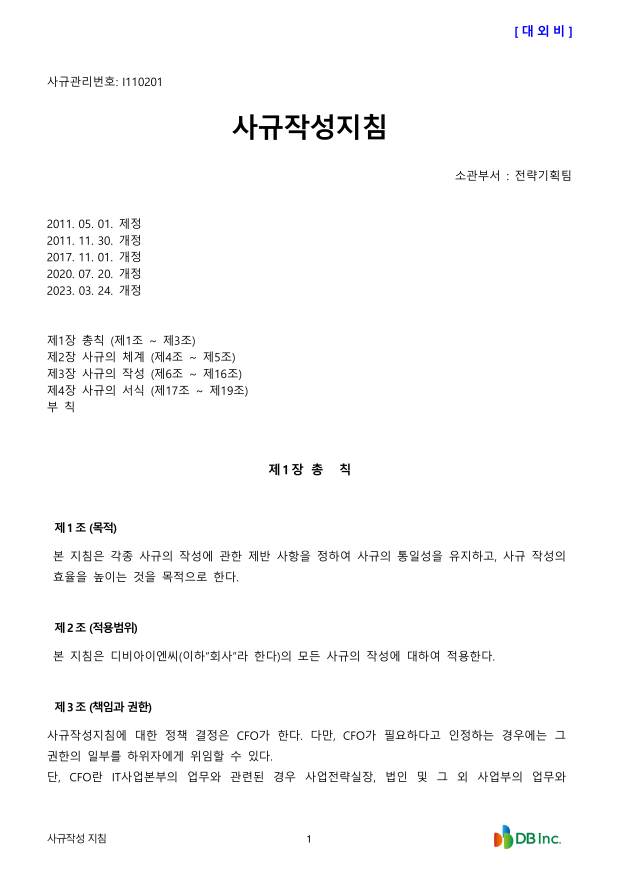
#> input picture layout_analyzer/.temp/0b9a3b56-bd97-11ef-a341-6fc55106dde7/I110201_사규작성지침.pdf/image/page_1.png, 2481 x 3508 px (shown at 1/4 size)
$ python -i image.py   (imports and definitions only)
#> lines starting #> are read from the running program, lines starting #| are printed output that depends on the picture; after the words box and inside, x2 and y2 are one past the last pixel; in counts of white or black regions, pixels touching at a corner belong together
import cv2
import numpy as np
import os
import sys


# [85 lines left out: functions bitwise_or, crop_image, not called in this run]

def dilate(image: np.ndarray, empty: bool=False, iterations: int=3,
           kernel_size: tuple=(3, 1), max_value: int=1, thresh: int=128,
           type: int=cv2.THRESH_BINARY_INV) -> tuple[list, bool]:

#> called with empty = False, iterations = 3, kernel_size = (3, 1), max_value = 1, thresh = 128, type = 1
    dst: np.ndarray = threshold(
        image,
        max_value,
        thresh,
        type,
    )
#> in threshold, `_, dst = cv2.threshold( gray, thresh, max_value, type, )`:
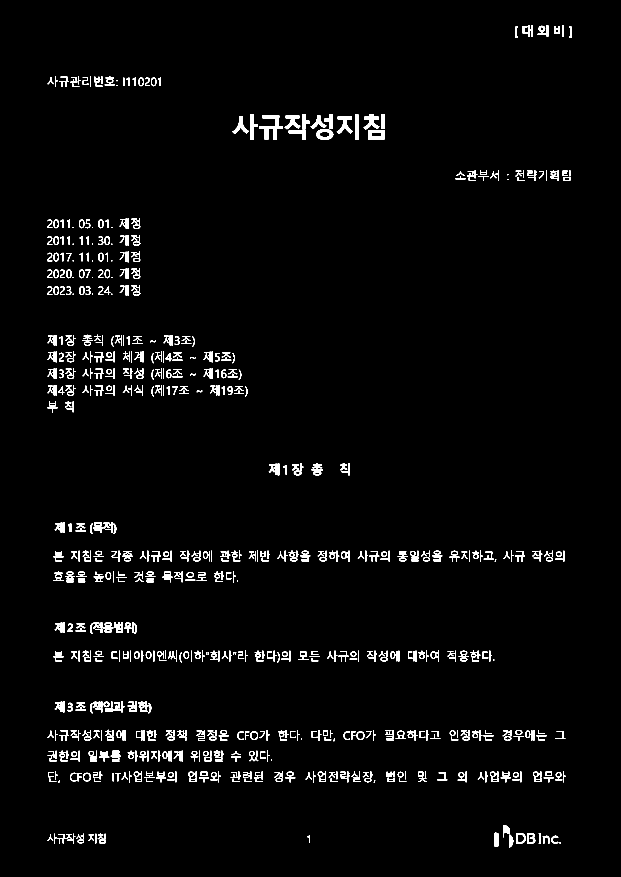
#> dst: shape (3508, 2481) (shown at 1/4 size); values 0 (black) and 1 (white), 2% white; 830 white regions (23 under 20 px), largest, box (x1, y1, x2, y2) and area: (1036, 462, 1131, 560) 3461, (1347, 466, 1411, 536) 1882, (1472, 521, 1539, 557) 1838
    kernel: np.ndarray = cv2.getStructuringElement(
        cv2.MORPH_RECT,
        kernel_size,
    )
    dilated: np.ndarray = cv2.dilate(
        dst,
        kernel,
        iterations=iterations,
    )
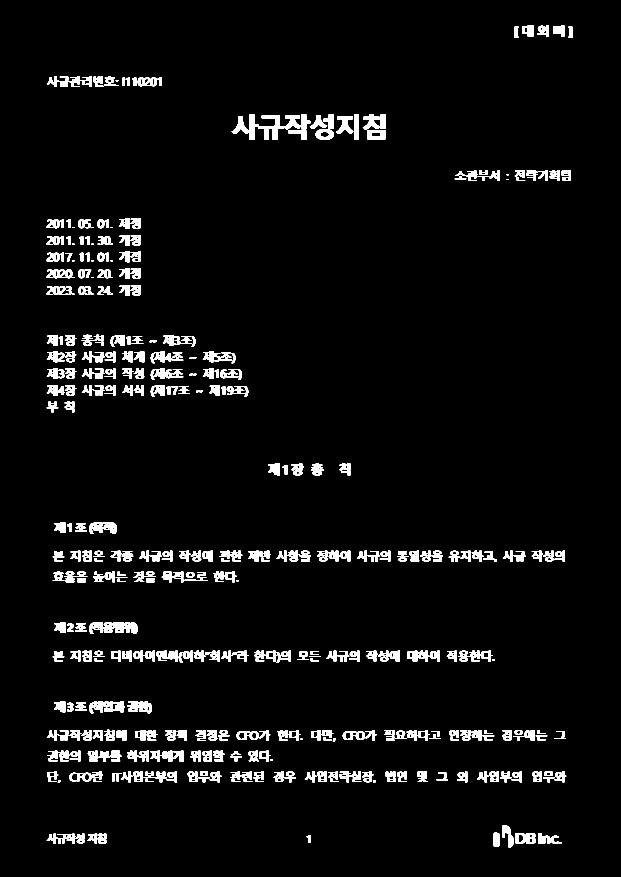
#> dilated: shape (3508, 2481) (shown at 1/4 size); values 0 (black) and 1 (white), 3.8% white; 541 white regions
    contours, hierarchy = cv2.findContours(
        dilated,
        cv2.RETR_EXTERNAL,
        cv2.CHAIN_APPROX_NONE,
    )
#> contours = 541 contours; largest, box (x1, y1, x2, y2) and area: (926, 457, 1134, 560) 7968, (357, 2489, 551, 2536) 4808, (2063, 3332, 2144, 3374) 3002, (357, 2089, 468, 2136) 2656, (508, 2805, 608, 2853) 2561

    coordinates: list = list()

    for contour in contours:

        x, y, w, h = cv2.boundingRect(contour)
        coordinates.append((x, y, x + w, y + h))
#> this loop made 541 passes
#> (x, y, w, h) on passes 1 to 3: (395, 3359, 30, 14), (267, 3359, 31, 15), (307, 3358, 32, 15)
#> after the loop, coordinates = 541 items, first 6: (395, 3359, 425, 3373), (267, 3359, 298, 3374), (307, 3358, 339, 3373), (2203, 3343, 2246, 3374), (2168, 3343, 2201, 3374), (1226, 3340, 1242, 3370)

    if not coordinates and not empty:

        print(f"{sys._getframe(0).f_code.co_name} - Empty.")

        coordinates, empty = dilate(
            cv2.bitwise_not(image),
            True,
            iterations,
            kernel_size,
            1,
            thresh // 2,
            type,
        )

    return coordinates, empty

def threshold(image: np.ndarray, max_value: int=1, thresh: int=128,
              type: int=cv2.THRESH_BINARY_INV) -> np.ndarray:

    if len(image.shape) == 3 and image.shape[2] == 3:

        gray: np.ndarray = cv2.cvtColor(image, cv2.COLOR_RGB2GRAY)

    else:

        gray: np.ndarray = image.copy()

    _, dst = cv2.threshold(
        gray,
        thresh,
        max_value,
        type,
    )

    return dst

>>> import cv2
>>> picture = cv2.cvtColor(cv2.imread('../../layout_analyzer/.temp/0b9a3b56-bd97-11ef-a341-6fc55106dde7/I110201_사규작성지침.pdf/image/page_1.png'), cv2.COLOR_BGR2RGB)
>>> result = dilate(picture)

$ run again, on layout_analyzer/.temp/0b9a3b56-bd97-11ef-a341-6fc55106dde7/I110201_사규작성지침.pdf/image/page_2.png
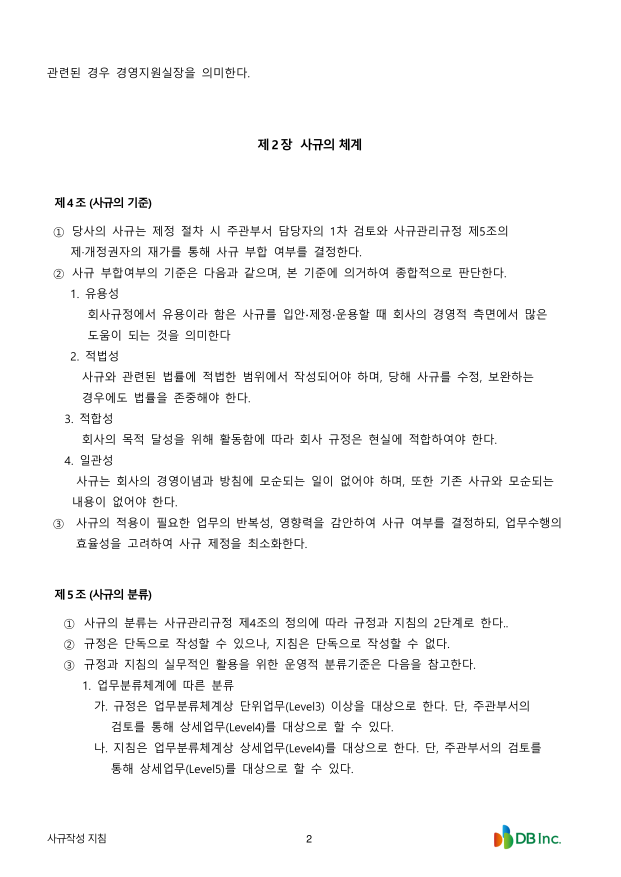
#> input picture layout_analyzer/.temp/0b9a3b56-bd97-11ef-a341-6fc55106dde7/I110201_사규작성지침.pdf/image/page_2.png, 2481 x 3508 px (shown at 1/4 size)
#> in threshold, `_, dst = cv2.threshold( gray, thresh, max_value, type, )`:
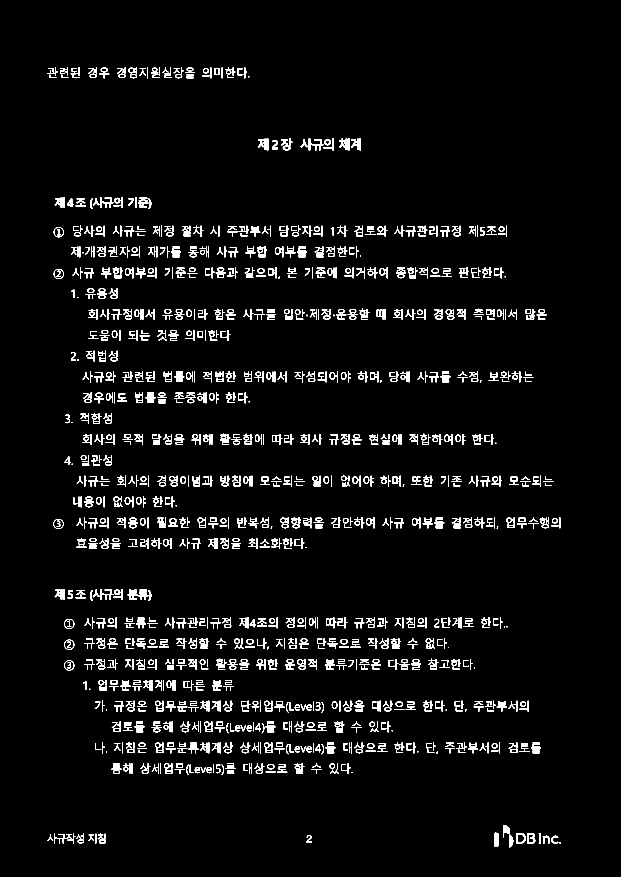
#> dst: shape (3508, 2481) (shown at 1/4 size); values 0 (black) and 1 (white), 3.2% white; 1496 white regions (23 under 20 px), largest, box (x1, y1, x2, y2) and area: (1977, 3331, 1996, 3387) 955, (401, 789, 453, 832) 841, (401, 2356, 453, 2399) 841
#> in dilate, `dilated: np.ndarray = cv2.dilate( dst, kernel, iterations=iterations, )`:
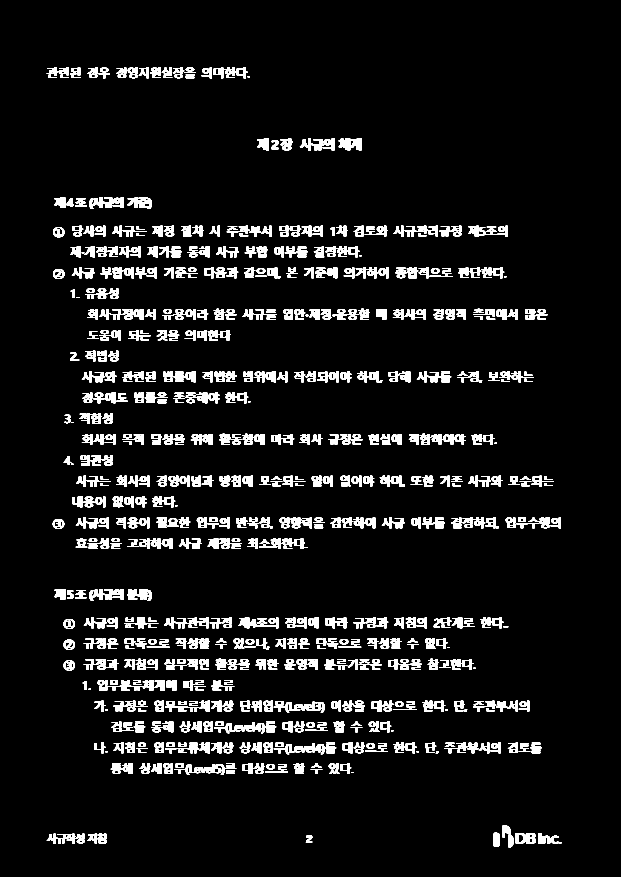
#> dilated: shape (3508, 2481) (shown at 1/4 size); values 0 (black) and 1 (white), 6.1% white; 966 white regions
#> contours = 964 contours; largest, box (x1, y1, x2, y2) and area: (1199, 554, 1339, 601) 3323, (357, 2356, 495, 2403) 3244, (357, 789, 495, 836) 3244, (2063, 3332, 2144, 3374) 3002, (1354, 554, 1447, 601) 2950
#> the loop in dilate, `for contour in contours: ` made 964 passes
#> (x, y, w, h) on passes 1 to 3: (395, 3359, 30, 14), (267, 3359, 31, 15), (307, 3358, 32, 15)
#> after the loop in dilate, `for contour in contours:`: coordinates = 964 items, first 6: (395, 3359, 425, 3373), (267, 3359, 298, 3374), (307, 3358, 339, 3373), (2203, 3343, 2246, 3374), (2168, 3343, 2201, 3374), (1223, 3340, 1249, 3370)

$ run again, on layout_analyzer/.temp/0b9a3b56-bd97-11ef-a341-6fc55106dde7/I110201_사규작성지침.pdf/image/page_3.png
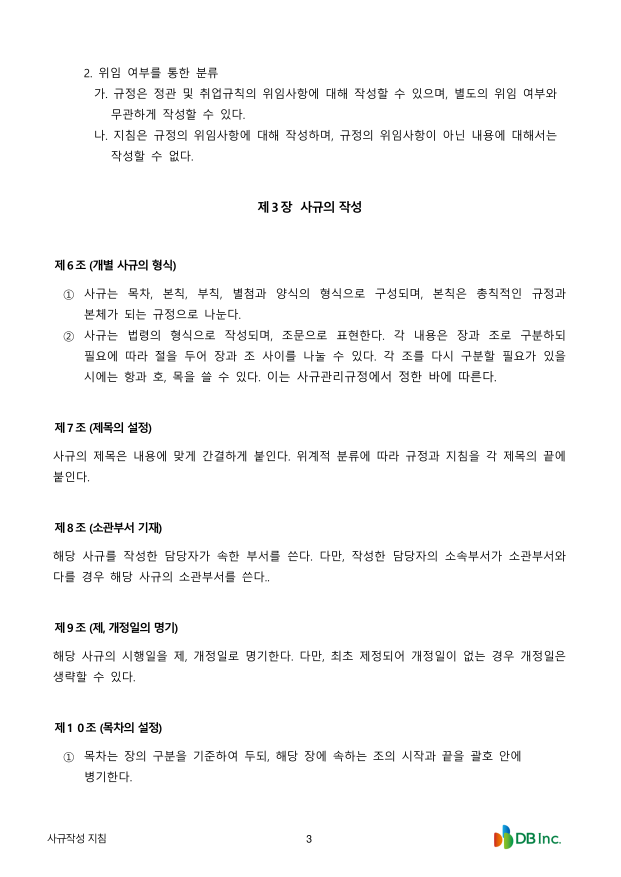
#> input picture layout_analyzer/.temp/0b9a3b56-bd97-11ef-a341-6fc55106dde7/I110201_사규작성지침.pdf/image/page_3.png, 2481 x 3508 px (shown at 1/4 size)
#> in threshold, `_, dst = cv2.threshold( gray, thresh, max_value, type, )`:
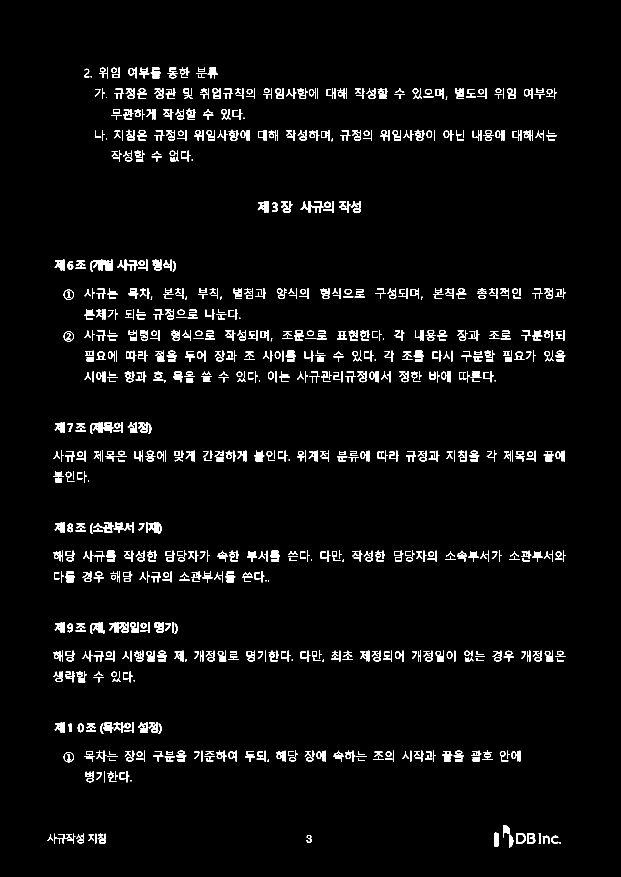
#> dst: shape (3508, 2481) (shown at 1/4 size); values 0 (black) and 1 (white), 2.7% white; 1228 white regions (17 under 20 px), largest, box (x1, y1, x2, y2) and area: (1977, 3331, 1996, 3387) 955, (499, 1039, 551, 1082) 841, (2108, 3332, 2141, 3374) 783
#> in dilate, `dilated: np.ndarray = cv2.dilate( dst, kernel, iterations=iterations, )`:
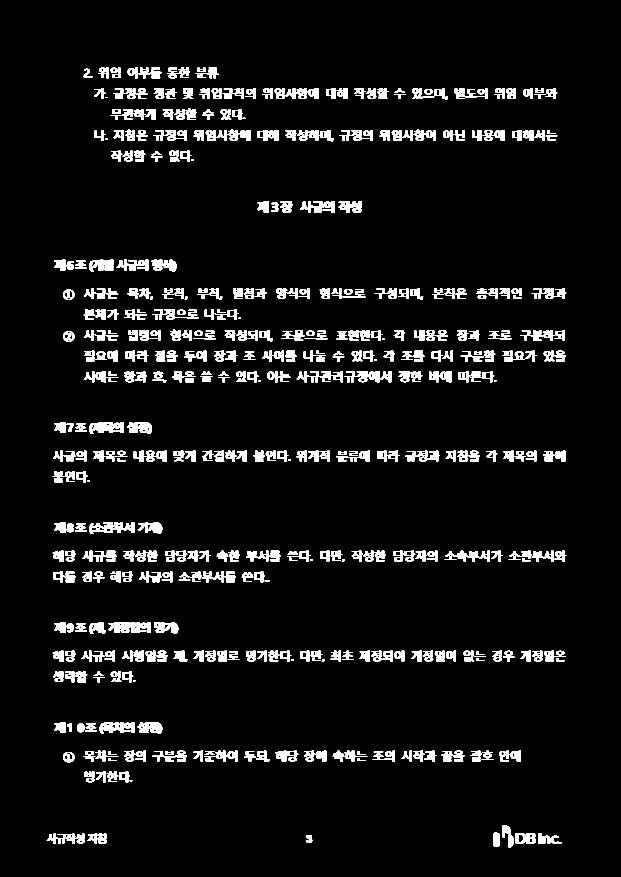
#> dilated: shape (3508, 2481) (shown at 1/4 size); values 0 (black) and 1 (white), 5.1% white; 815 white regions
#> contours = 815 contours; largest, box (x1, y1, x2, y2) and area: (357, 1689, 495, 1736) 3676, (1199, 804, 1339, 851) 3323, (2063, 3332, 2144, 3374) 3002, (433, 2489, 546, 2532) 2932, (550, 2889, 649, 2936) 2864
#> the loop in dilate, `for contour in contours: ` made 815 passes
#> (x, y, w, h) on passes 1 to 3: (395, 3359, 30, 14), (267, 3359, 31, 15), (307, 3358, 32, 15)
#> after the loop in dilate, `for contour in contours:`: coordinates = 815 items, first 6: (395, 3359, 425, 3373), (267, 3359, 298, 3374), (307, 3358, 339, 3373), (2203, 3343, 2246, 3374), (2168, 3343, 2201, 3374), (1223, 3340, 1249, 3371)

$ run again, on layout_analyzer/.temp/0b9a3b56-bd97-11ef-a341-6fc55106dde7/I110201_사규작성지침.pdf/image/page_4.png
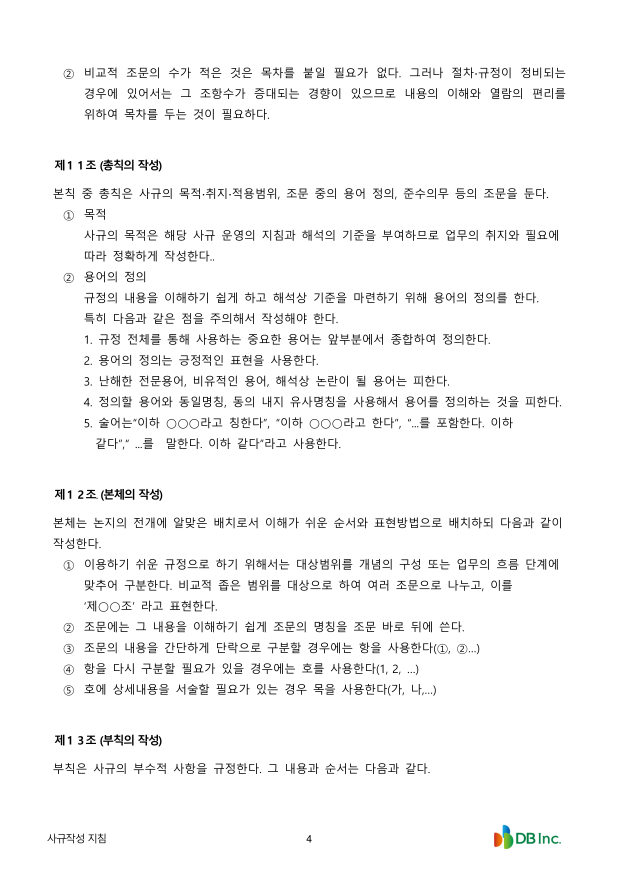
#> input picture layout_analyzer/.temp/0b9a3b56-bd97-11ef-a341-6fc55106dde7/I110201_사규작성지침.pdf/image/page_4.png, 2481 x 3508 px (shown at 1/4 size)
#> in threshold, `_, dst = cv2.threshold( gray, thresh, max_value, type, )`:
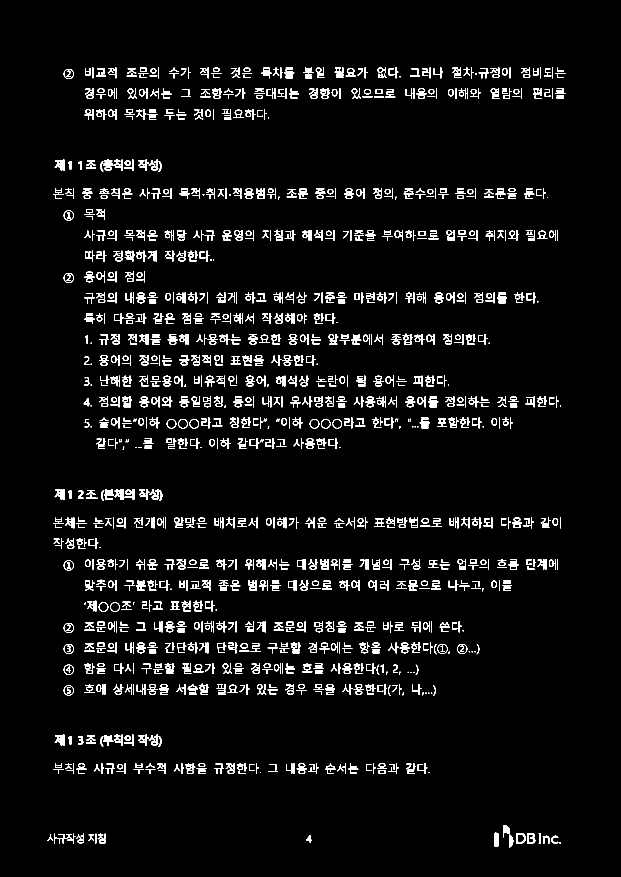
#> dst: shape (3508, 2481) (shown at 1/4 size); values 0 (black) and 1 (white), 3.6% white; 1766 white regions (41 under 20 px), largest, box (x1, y1, x2, y2) and area: (1977, 3331, 1996, 3387) 955, (2108, 3332, 2141, 3374) 783, (2013, 3301, 2040, 3350) 762
#> in dilate, `dilated: np.ndarray = cv2.dilate( dst, kernel, iterations=iterations, )`:
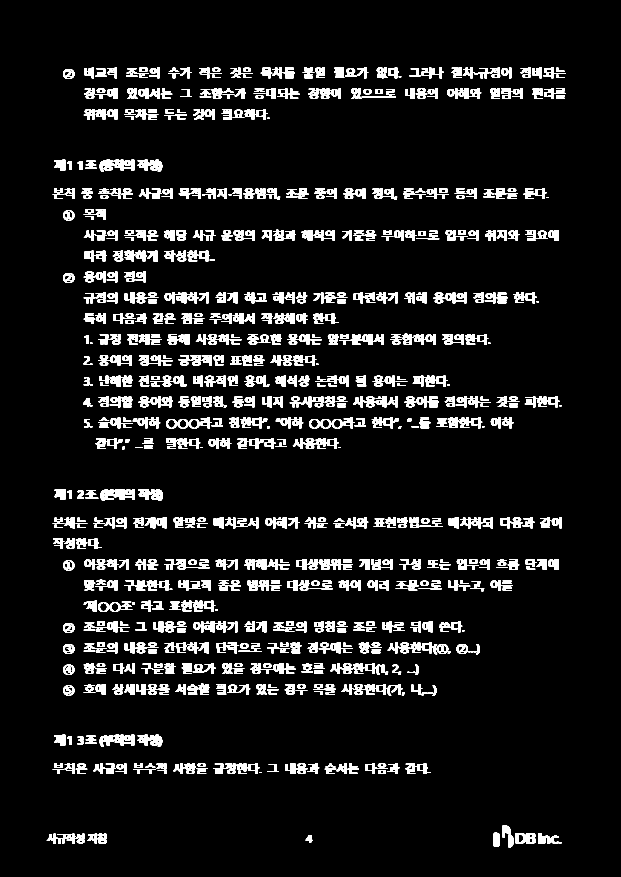
#> dilated: shape (3508, 2481) (shown at 1/4 size); values 0 (black) and 1 (white), 7% white; 1231 white regions
#> contours = 1229 contours; largest, box (x1, y1, x2, y2) and area: (402, 1956, 540, 2003) 3998, (2063, 3332, 2144, 3374) 3002, (399, 2938, 494, 2986) 2008, (399, 638, 494, 686) 1948, (187, 3335, 304, 3374) 1712
#> the loop in dilate, `for contour in contours: ` made 1229 passes
#> (x, y, w, h) on passes 1 to 3: (395, 3359, 30, 14), (267, 3359, 31, 15), (307, 3358, 32, 15)
#> after the loop in dilate, `for contour in contours:`: coordinates = 1229 items, first 6: (395, 3359, 425, 3373), (267, 3359, 298, 3374), (307, 3358, 339, 3373), (2203, 3343, 2246, 3374), (2168, 3343, 2201, 3374), (1223, 3340, 1250, 3370)
